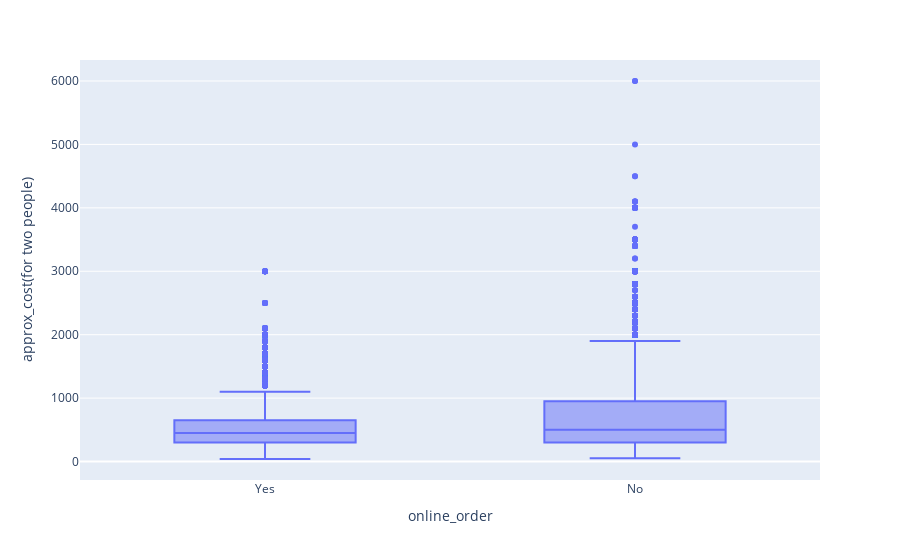

Notebook source saved alongside this figure:
### Code cell
fig = px.box(df,x='online_order',y='approx_cost(for two people)')
fig.show()

### Figure 1 — Plotly figure (JSON) as saved in the notebook; plotly's stock layout.template omitted (floating-point values rounded to 4 significant figures; data arrays with more than 128 entries replaced by an {"elided": "..."} marker saying what was removed)
{"data": [{"alignmentgroup": "True", "hovertemplate": "online_order=%{x}<br>approx_cost(for two people)=%{y}<extra></extra>", "legendgroup": "", "marker": {"color": "#636efa"}, "name": "", "notched": false, "offsetgroup": "", "orientation": "v", "showlegend": false, "type": "box", "x": {"elided": "43690 str values"}, "x0": " ", "xaxis": "x", "y": {"elided": "43690 int values"}, "y0": " ", "yaxis": "y"}], "layout": {"boxmode": "group", "legend": {"tracegroupgap": 0}, "margin": {"t": 60}, "xaxis": {"anchor": "y", "domain": [0, 1], "title": {"text": "online_order"}}, "yaxis": {"anchor": "x", "domain": [0, 1], "title": {"text": "approx_cost(for two people)"}}}}
